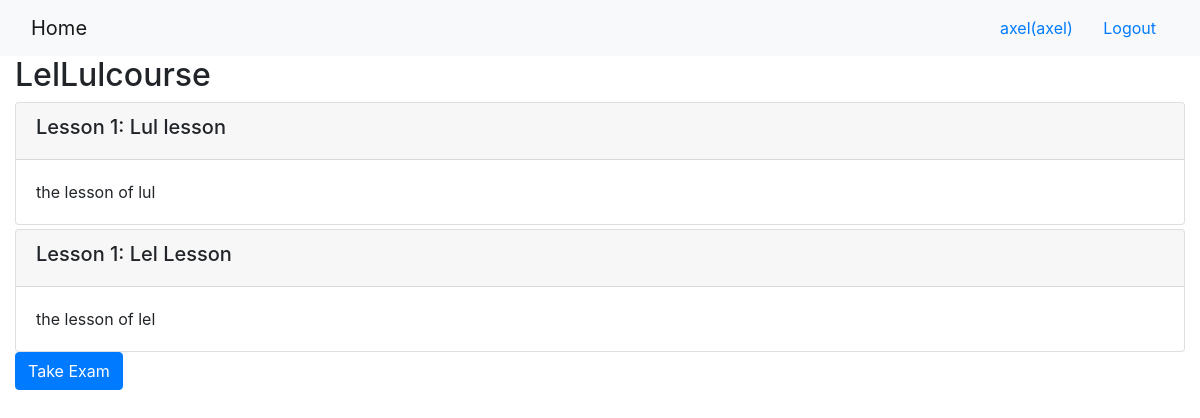
/onlinecourse/1/ (signed in), run on the app's committed database.
### onlinecourse/models.py (models this page shows, shortened)
class Course(models.Model):
    name = models.CharField(null=False, max_length=30, default='online course')
    image = models.ImageField(upload_to='course_images/')
    description = models.CharField(max_length=1000)
    pub_date = models.DateField(null=True)
    instructors = models.ManyToManyField(Instructor)
    users = models.ManyToManyField(settings.AUTH_USER_MODEL, through='Enrollment')
    total_enrollment = models.IntegerField(default=0)
    is_enrolled = False

class Lesson(models.Model):
    title = models.CharField(max_length=200, default="title")
    order = models.IntegerField(default=0)
    course = models.ForeignKey(Course, on_delete=models.CASCADE)
    content = models.TextField()

### onlinecourse/views.py (the view)
# urls.py: path('<int:pk>/', views.CourseDetailView.as_view(), name='course_details'),
class CourseDetailView(generic.DetailView):
    model = Course
    template_name = 'onlinecourse/course_detail_bootstrap.html'

### onlinecourse/templates/onlinecourse/course_detail_bootstrap.html (shortened to what this page needs)
<!DOCTYPE html>
<html lang="en">
<head>
     {% load static %}
    <link rel="stylesheet" href="https://maxcdn.bootstrapcdn.com/bootstrap/4.5.2/css/bootstrap.min.css">
</head>
<body>
    <nav class="navbar navbar-light bg-light">
        <div class="container-fluid">
            <div class="navbar-header">
                  <a class="navbar-brand" href="{% url 'onlinecourse:index' %}">Home</a>
            </div>
            <ul class="nav navbar-nav navbar-right">
                {% if user.is_authenticated %}
                <li>
                    <a class="btn btn-link" href="#">{{ user.first_name }}({{ user.username }})</a>
                    <a class="btn btn-link" href="{% url 'onlinecourse:logout' %}">Logout</a>
                </li>
                {% endif %}
            </ul>
        </div>
    </nav>
    <div class="container-fluid">
            <h2>{{ course.name }}</h2>
            <div class="card-columns-vertical">
                {% for lesson in course.lesson_set.all %}
                    <div class="card mt-1">
                        <div class="card-header"><h5>Lesson {{lesson.order|add:1}}: {{lesson.title}}</h5></div>
                        <div class="card-body">{{lesson.content}}</div>
                    </div>
                {% endfor %}
                <a href="#exam" class="btn btn-primary" data-toggle="collapse">Take Exam</a>
            </div>
    </div>
</body>
</html>

### data on the page
Course: name "LelLulcourse"
Lesson: order|add "1", title "Lul lesson", content "the lesson of lul"
Lesson: order|add "1", title "Lel Lesson", content "the lesson of lel"

### other printed values
{{ user.first_name }} "axel"
{{ user.username }} "axel"
